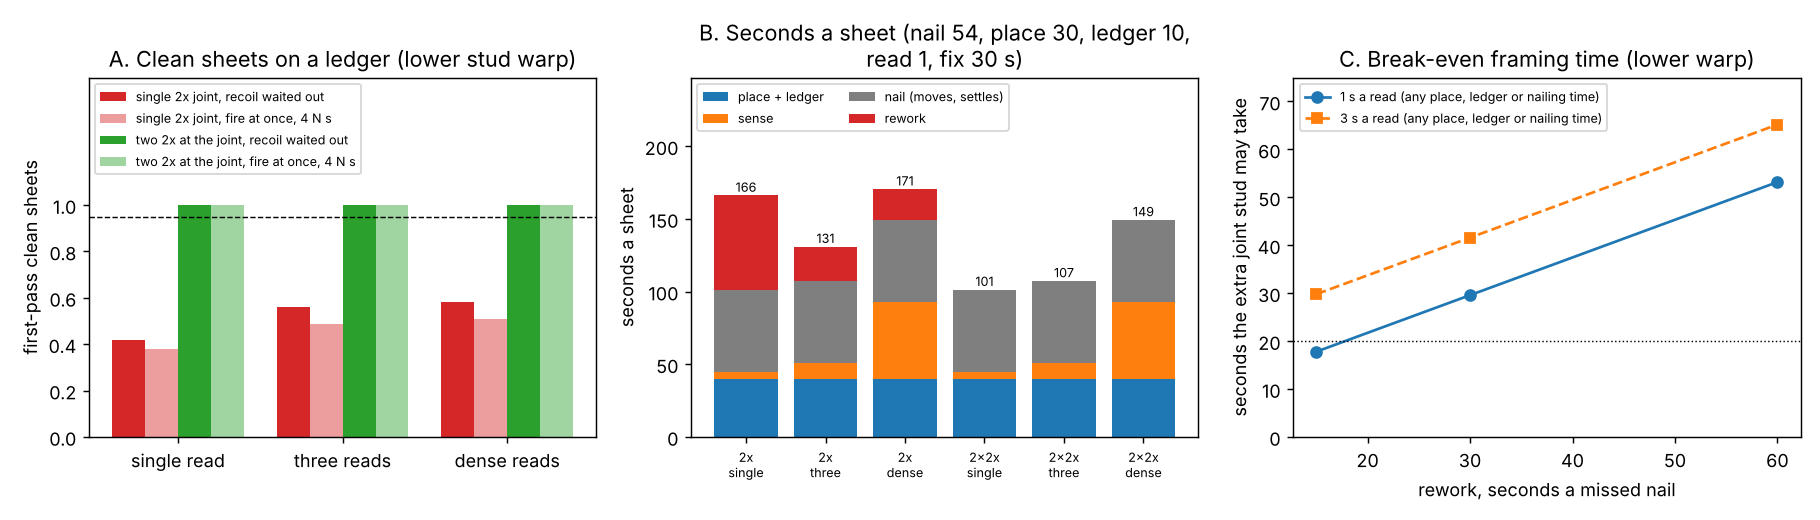

Write Python code to recreate this figure.
"""Figure for milestone 5 from results.json:  python experiments/m5_cycle/figure.py"""
import json
import os

import matplotlib
matplotlib.use("Agg")
import matplotlib.pyplot as plt  # noqa: E402
import numpy as np  # noqa: E402

HERE = os.path.dirname(os.path.abspath(__file__))
r = json.load(open(os.path.join(HERE, "results.json")))
fig, ax = plt.subplots(1, 3, figsize=(14, 4))
POL = ["single", "three", "dense"]
FR = {"2x": ("single 2x joint", "C3"), "2x2x": ("two 2x at the joint", "C2")}
BASE = "ledger, s_x 1 mm"

# A. first-pass clean sheets by sensing, framing and recoil (ledger, lower warp)
w = 0.2
for i, (fr, rc) in enumerate([(f, c) for f in FR for c in ("none", "nowait")]):
    vals = [next(x for x in r["A"] if x["framing"] == fr and x["placement"] == BASE and x["warp"] == "low"
                 and x["recoil"] == rc and x["policy"] == p)["clean"] for p in POL]
    ax[0].bar(np.arange(3) + (i - 1.5) * w, vals, w, color=FR[fr][1], alpha=1.0 if rc == "none" else 0.45,
              label=f"{FR[fr][0]}, " + ("recoil waited out" if rc == "none" else "fire at once, 4 N s"))
ax[0].axhline(0.95, color="k", lw=0.8, ls="--")
ax[0].set_xticks(range(3))
ax[0].set_xticklabels([f"{p} read" + ("s" if p != "single" else "") for p in POL])
ax[0].set(ylabel="first-pass clean sheets", ylim=(0, 1.55), yticks=np.arange(0, 1.01, 0.2),
          title="A. Clean sheets on a ledger (lower stud warp)")
ax[0].legend(fontsize=7, loc="upper left")

# B. seconds a sheet by stage at the middle settings (from the printed example cell)
cell = {"t_nail": 54.0, "t_place": 30.0, "t_ledger": 10.0, "t_read": 1.0, "t_fix": 30.0}
row = next(b for b in r["B"] if all(b[k] == v for k, v in cell.items()))
labels, stacks = [], []
missed = {(x["framing"], x["policy"]): x["missed"] for x in r["A"]
          if x["placement"] == BASE and x["warp"] == "low" and x["recoil"] == "none"}
for fr in FR:
    for p in POL:
        reads = 3 * {"single": 1, "three": 3, "dense": 17}[p] + 2
        st = [cell["t_place"] + cell["t_ledger"], reads * cell["t_read"], cell["t_nail"] + 2.4,
              missed[(fr, p)] * cell["t_fix"]]
        assert abs(sum(st) - row[fr][p]) < 1e-6
        labels.append(f"{'2x' if fr == '2x' else '2×2x'}\n{p}")
        stacks.append(st)
stacks = np.array(stacks)
bottom = np.zeros(len(stacks))
for j, (name, col) in enumerate(zip(["place + ledger", "sense", "nail (moves, settles)", "rework"],
                                    ["C0", "C1", "C7", "C3"])):
    ax[1].bar(range(len(stacks)), stacks[:, j], bottom=bottom, color=col, label=name)
    bottom += stacks[:, j]
for k, t in enumerate(bottom):
    ax[1].annotate(f"{t:.0f}", (k, t), ha="center", fontsize=7, textcoords="offset points", xytext=(0, 2))
ax[1].set_xticks(range(len(stacks)))
ax[1].set_xticklabels(labels, fontsize=7)
ax[1].set(ylabel="seconds a sheet", title="B. Seconds a sheet (nail 54, place 30, ledger 10,\nread 1, fix 30 s)")
ax[1].set_ylim(0, bottom.max() * 1.45)
ax[1].legend(fontsize=7, loc="upper left", ncol=2)

# C. break-even framing time for the extra joint stud against rework time (the place, ledger and
# nailing seconds are common to both framings and cancel; the spread is the read time)
for trd, mk in ((1.0, "o-"), (3.0, "s--")):
    pts = sorted({b["cell"][4]: b["break_even"] for b in r["C"] if b["cell"][3] == trd}.items())
    ax[2].plot([p[0] for p in pts], [p[1] for p in pts], mk, color="C0" if trd == 1 else "C1",
               label=f"{trd:.0f} s a read (any place, ledger or nailing time)")
ax[2].axhline(20, color="k", lw=0.8, ls=":")
ax[2].set(xlabel="rework, seconds a missed nail", ylabel="seconds the extra joint stud may take",
          title="C. Break-even framing time (lower warp)", ylim=(0, 75))
ax[2].legend(fontsize=7)
fig.tight_layout()
fig.savefig(os.path.join(HERE, "figure.png"), dpi=130)
